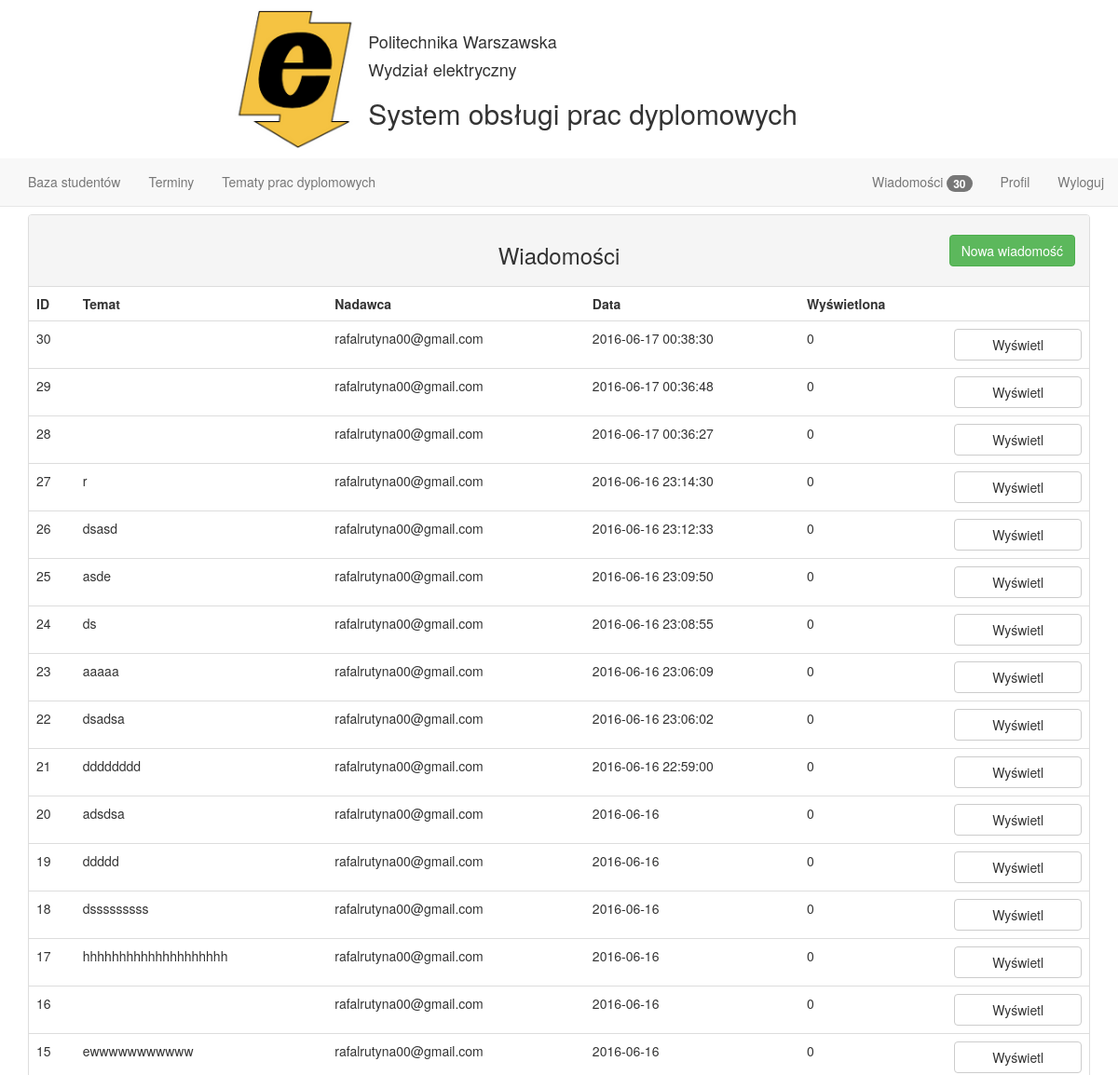
Page /message_lecturer (signed in, upper part) on the earlier database version.
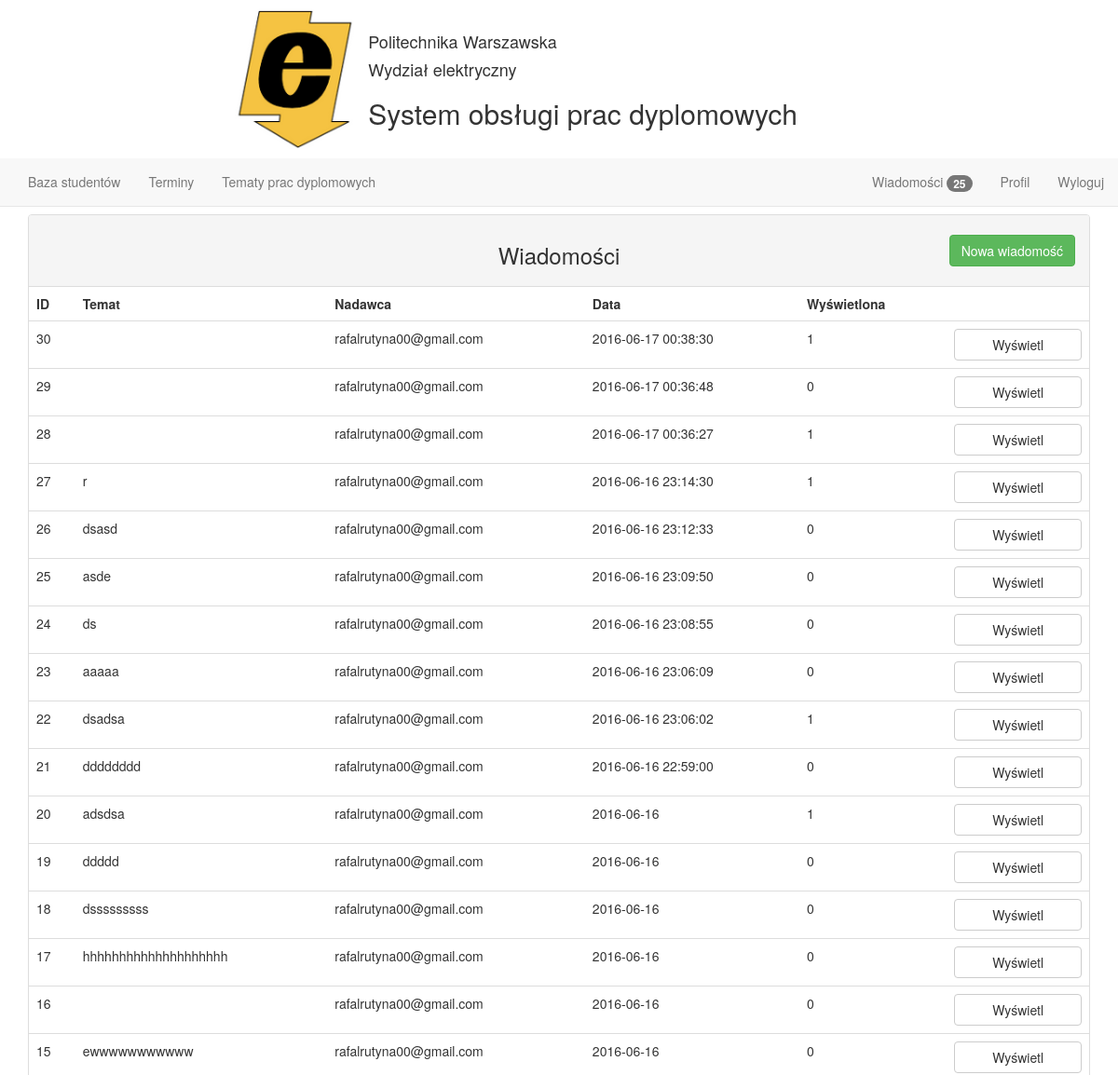
Same page on the later database version.
### tables this page shows
CREATE TABLE wiadomosc(
  id_wiadomosci INTEGER PRIMARY KEY AUTOINCREMENT,
  id_wykladowca INTEGER,
  id_student INTEGER,
  tekst TEXT NOT NULL,
  data TEXT NOT NULL,
  temat TEXT NOT NULL,
  czy_przeczytane INTEGER,
  FOREIGN KEY (id_wykladowca) REFERENCES wykladowca(id_wykladowcy),
  FOREIGN KEY (id_student) REFERENCES student(id_studenta)
);

CREATE TABLE student(
  id_studenta INTEGER PRIMARY KEY AUTOINCREMENT,
  id_temat INTEGER,
  email TEXT NOT NULL,
  nazwisko TEXT NOT NULL,
  imie TEXT NOT NULL,
  haslo TEXT NOT NULL,
  FOREIGN KEY (id_temat) REFERENCES temat_pracy(id_tematu)
);

### main.py (the view)
@app.route('/message_lecturer')
def message_lecturer():
    cur = g.db.execute(
        'SELECT wiadomosc.id_wiadomosci, wiadomosc.temat, student.email, wiadomosc.data, wiadomosc.tekst, wiadomosc.czy_przeczytane FROM wiadomosc INNER JOIN student ON wiadomosc.id_student = student.id_studenta ORDER BY id_wiadomosci DESC;')
    messages = [dict(id=row[0], temat=row[1], nadawca=row[2], data=row[3], tekst=row[4], przeczytane=row[5]) for row in cur.fetchall()]
    return render_template('lecturer_message.html', messages=messages)

### main.py (called while the page is built)
@app.context_processor
def message_count_lecturer():
    cur = g.db.execute('SELECT count(*) FROM wiadomosc WHERE czy_przeczytane = 0 AND id_wykladowca = ?',
                       [session['id']])
    return dict(count=cur.fetchall()[0])

@app.context_processor
def message_count_student():
    cur = g.db.execute('SELECT count(*) FROM wiadomosc WHERE czy_przeczytane = 0 AND id_student = ?', [session['id']])
    return dict(count_student=cur.fetchall()[0])

def connect_db():
    return sqlite3.connect(app.config['DATABASE'])

@app.before_request
def before_request():
    g.db = connect_db()

@app.teardown_request
def teardown_request(exception):
    db = getattr(g, 'db', None)
    if db is not None:
        db.close()

### templates/lecturer_message.html (shortened to what this page needs)
{% extends "lecturer_layout.html" %} {% block main %}
    <div class="panel panel-default">
        <div class="panel-heading text-center"><h3>Wiadomości</h3>
            <form id="new-message" action="new_message_lecturer">
                <button class="btn btn-success pull-right">Nowa wiadomość</button>
            </form>
        </div>
        <table class="table">
            <thead>
            <tr>
                <td>ID</td>
                <td>Temat</td>
                <td>Nadawca</td>
                <td>Data</td>
                <td>Wyświetlona</td>
            </tr>
            </thead>
            <tbody>
            {% for message in messages %}
                <tr>
                    <form action="show_message" method="post">
                        <td>{{ message.id }}</td>
                        <td>{{ message.temat }}</td>
                        <td>{{ message.nadawca }}</td>
                        <td>{{ message.data }}</td>
                        <td >{{ message.przeczytane }}</td>
                        <td>
                            <button class="btn btn-block btn-default">Wyświetl</button>
                        </td>
                    </form>
                </tr>
            {% endfor %}
            </tbody>
        </table>
    </div>
{% endblock %}

Differences in the rows shown:
changed wiadomosc id 30: przeczytane "0" → "1"
changed wiadomosc id 28: przeczytane "0" → "1"
changed wiadomosc id 27: przeczytane "0" → "1"
changed wiadomosc "dsadsa": przeczytane "0" → "1"
changed wiadomosc "adsdsa": przeczytane "0" → "1"
Other differences:
{{ count[0] }}: "30" → "25"
